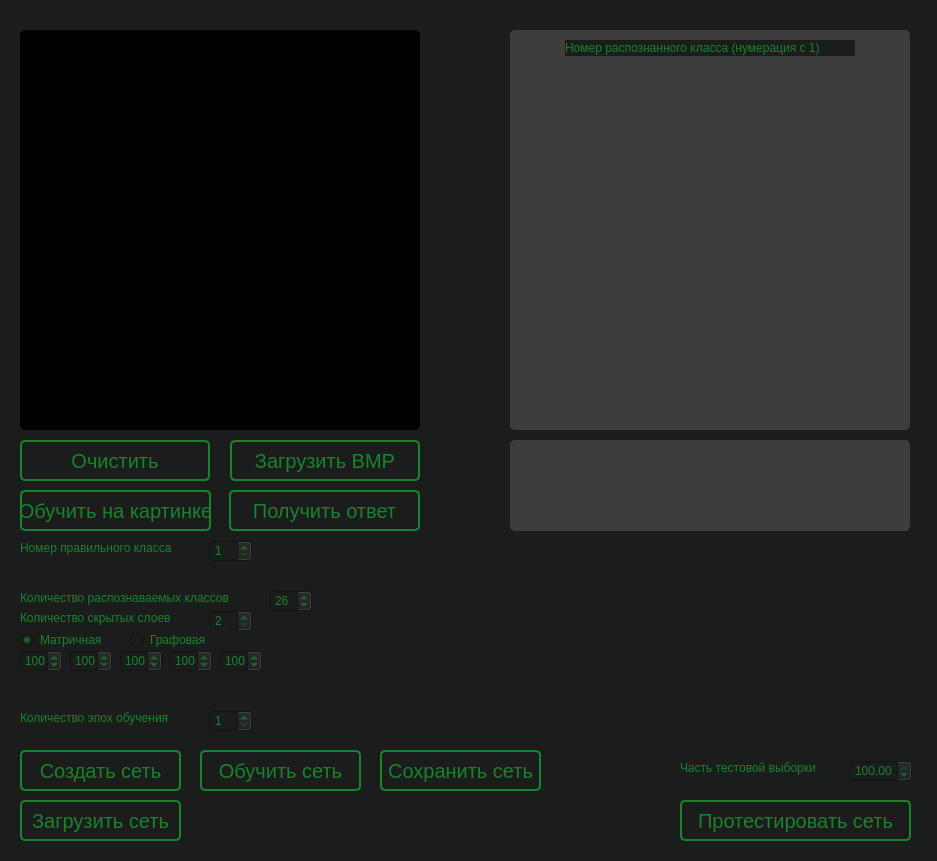
<?xml version="1.0" encoding="UTF-8"?>
<ui version="4.0">
 <class>MainWindow</class>
 <widget class="QMainWindow" name="MainWindow">
  <property name="geometry">
   <rect>
    <x>0</x>
    <y>0</y>
    <width>937</width>
    <height>861</height>
   </rect>
  </property>
  <property name="windowTitle">
   <string>MainWindow</string>
  </property>
  <property name="styleSheet">
   <string notr="true">color:  #19822d;
background-color: #1a1d1b;</string>
  </property>
  <widget class="QWidget" name="centralwidget">
   <widget class="QGraphicsView" name="graphicsView">
    <property name="geometry">
     <rect>
      <x>20</x>
      <y>30</y>
      <width>400</width>
      <height>400</height>
     </rect>
    </property>
    <property name="maximumSize">
     <size>
      <width>500</width>
      <height>500</height>
     </size>
    </property>
    <property name="cursor" stdset="0">
     <cursorShape>CrossCursor</cursorShape>
    </property>
    <property name="styleSheet">
     <string notr="true">background-color: #000;
border-radius: 5px;</string>
    </property>
    <property name="verticalScrollBarPolicy">
     <enum>Qt::ScrollBarAlwaysOff</enum>
    </property>
    <property name="horizontalScrollBarPolicy">
     <enum>Qt::ScrollBarAlwaysOff</enum>
    </property>
   </widget>
   <widget class="QPushButton" name="clear_graphics_view_button">
    <property name="geometry">
     <rect>
      <x>20</x>
      <y>440</y>
      <width>190</width>
      <height>41</height>
     </rect>
    </property>
    <property name="cursor">
     <cursorShape>PointingHandCursor</cursorShape>
    </property>
    <property name="styleSheet">
     <string notr="true">color:  #19822d;
border: 2px solid #19822d;
font-size: 20px;
border-radius: 5px;</string>
    </property>
    <property name="text">
     <string>Очистить</string>
    </property>
   </widget>
   <widget class="QPushButton" name="make_a_guess_button">
    <property name="geometry">
     <rect>
      <x>229</x>
      <y>490</y>
      <width>191</width>
      <height>41</height>
     </rect>
    </property>
    <property name="cursor">
     <cursorShape>PointingHandCursor</cursorShape>
    </property>
    <property name="styleSheet">
     <string notr="true">color:  #19822d;
border: 2px solid #19822d;
font-size: 20px;
border-radius: 5px;</string>
    </property>
    <property name="text">
     <string>Получить ответ</string>
    </property>
   </widget>
   <widget class="QLabel" name="answer">
    <property name="geometry">
     <rect>
      <x>510</x>
      <y>30</y>
      <width>400</width>
      <height>400</height>
     </rect>
    </property>
    <property name="styleSheet">
     <string notr="true">background-color: #3d3d3d;
border-radius: 5px;
font-size: 300px;</string>
    </property>
    <property name="lineWidth">
     <number>1</number>
    </property>
    <property name="text">
     <string/>
    </property>
    <property name="textFormat">
     <enum>Qt::AutoText</enum>
    </property>
    <property name="margin">
     <number>20</number>
    </property>
   </widget>
   <widget class="QPushButton" name="load_network_button">
    <property name="geometry">
     <rect>
      <x>20</x>
      <y>800</y>
      <width>161</width>
      <height>41</height>
     </rect>
    </property>
    <property name="cursor">
     <cursorShape>PointingHandCursor</cursorShape>
    </property>
    <property name="styleSheet">
     <string notr="true">color:  #19822d;
border: 2px solid #19822d;
font-size: 20px;
border-radius: 5px;</string>
    </property>
    <property name="text">
     <string>Загрузить сеть</string>
    </property>
   </widget>
   <widget class="QSpinBox" name="hidden_layers_quantity">
    <property name="geometry">
     <rect>
      <x>210</x>
      <y>610</y>
      <width>42</width>
      <height>22</height>
     </rect>
    </property>
    <property name="minimum">
     <number>2</number>
    </property>
    <property name="maximum">
     <number>5</number>
    </property>
   </widget>
   <widget class="QLabel" name="label_2">
    <property name="geometry">
     <rect>
      <x>20</x>
      <y>610</y>
      <width>171</width>
      <height>16</height>
     </rect>
    </property>
    <property name="text">
     <string>Количество скрытых слоев</string>
    </property>
   </widget>
   <widget class="QSpinBox" name="nq_on_first">
    <property name="geometry">
     <rect>
      <x>20</x>
      <y>650</y>
      <width>42</width>
      <height>22</height>
     </rect>
    </property>
    <property name="minimum">
     <number>1</number>
    </property>
    <property name="maximum">
     <number>1000</number>
    </property>
    <property name="value">
     <number>100</number>
    </property>
   </widget>
   <widget class="QSpinBox" name="nq_on_second">
    <property name="geometry">
     <rect>
      <x>70</x>
      <y>650</y>
      <width>42</width>
      <height>22</height>
     </rect>
    </property>
    <property name="minimum">
     <number>1</number>
    </property>
    <property name="maximum">
     <number>1000</number>
    </property>
    <property name="value">
     <number>100</number>
    </property>
   </widget>
   <widget class="QSpinBox" name="nq_on_third">
    <property name="geometry">
     <rect>
      <x>120</x>
      <y>650</y>
      <width>42</width>
      <height>22</height>
     </rect>
    </property>
    <property name="minimum">
     <number>1</number>
    </property>
    <property name="maximum">
     <number>1000</number>
    </property>
    <property name="value">
     <number>100</number>
    </property>
   </widget>
   <widget class="QSpinBox" name="nq_on_fourth">
    <property name="geometry">
     <rect>
      <x>170</x>
      <y>650</y>
      <width>42</width>
      <height>22</height>
     </rect>
    </property>
    <property name="minimum">
     <number>1</number>
    </property>
    <property name="maximum">
     <number>1000</number>
    </property>
    <property name="value">
     <number>100</number>
    </property>
   </widget>
   <widget class="QSpinBox" name="nq_on_fifth">
    <property name="geometry">
     <rect>
      <x>220</x>
      <y>650</y>
      <width>42</width>
      <height>22</height>
     </rect>
    </property>
    <property name="minimum">
     <number>1</number>
    </property>
    <property name="maximum">
     <number>1000</number>
    </property>
    <property name="value">
     <number>100</number>
    </property>
   </widget>
   <widget class="QPushButton" name="create_network_button">
    <property name="geometry">
     <rect>
      <x>20</x>
      <y>750</y>
      <width>161</width>
      <height>41</height>
     </rect>
    </property>
    <property name="cursor">
     <cursorShape>PointingHandCursor</cursorShape>
    </property>
    <property name="styleSheet">
     <string notr="true">color:  #19822d;
border: 2px solid #19822d;
font-size: 20px;
border-radius: 5px;</string>
    </property>
    <property name="text">
     <string>Создать сеть</string>
    </property>
   </widget>
   <widget class="QRadioButton" name="matrix_network">
    <property name="geometry">
     <rect>
      <x>20</x>
      <y>630</y>
      <width>99</width>
      <height>20</height>
     </rect>
    </property>
    <property name="text">
     <string>Матричная</string>
    </property>
    <property name="checked">
     <bool>true</bool>
    </property>
   </widget>
   <widget class="QRadioButton" name="graph_network">
    <property name="geometry">
     <rect>
      <x>130</x>
      <y>630</y>
      <width>99</width>
      <height>20</height>
     </rect>
    </property>
    <property name="text">
     <string>Графовая</string>
    </property>
   </widget>
   <widget class="QPushButton" name="train_net">
    <property name="geometry">
     <rect>
      <x>200</x>
      <y>750</y>
      <width>161</width>
      <height>41</height>
     </rect>
    </property>
    <property name="cursor">
     <cursorShape>PointingHandCursor</cursorShape>
    </property>
    <property name="styleSheet">
     <string notr="true">color:  #19822d;
border: 2px solid #19822d;
font-size: 20px;
border-radius: 5px;</string>
    </property>
    <property name="text">
     <string>Обучить сеть</string>
    </property>
   </widget>
   <widget class="QPushButton" name="load_bmp">
    <property name="geometry">
     <rect>
      <x>230</x>
      <y>440</y>
      <width>190</width>
      <height>41</height>
     </rect>
    </property>
    <property name="cursor">
     <cursorShape>PointingHandCursor</cursorShape>
    </property>
    <property name="styleSheet">
     <string notr="true">color:  #19822d;
border: 2px solid #19822d;
font-size: 20px;
border-radius: 5px;</string>
    </property>
    <property name="text">
     <string>Загрузить BMP</string>
    </property>
   </widget>
   <widget class="QSpinBox" name="epoch_quantity">
    <property name="geometry">
     <rect>
      <x>210</x>
      <y>710</y>
      <width>42</width>
      <height>22</height>
     </rect>
    </property>
    <property name="minimum">
     <number>1</number>
    </property>
    <property name="maximum">
     <number>1000</number>
    </property>
   </widget>
   <widget class="QLabel" name="label_3">
    <property name="geometry">
     <rect>
      <x>20</x>
      <y>710</y>
      <width>171</width>
      <height>16</height>
     </rect>
    </property>
    <property name="text">
     <string>Количество эпох обучения</string>
    </property>
   </widget>
   <widget class="QDoubleSpinBox" name="part_of_test">
    <property name="geometry">
     <rect>
      <x>850</x>
      <y>760</y>
      <width>62</width>
      <height>22</height>
     </rect>
    </property>
    <property name="maximum">
     <double>100.000000000000000</double>
    </property>
    <property name="singleStep">
     <double>1.000000000000000</double>
    </property>
    <property name="value">
     <double>100.000000000000000</double>
    </property>
   </widget>
   <widget class="QLabel" name="label_4">
    <property name="geometry">
     <rect>
      <x>680</x>
      <y>760</y>
      <width>161</width>
      <height>16</height>
     </rect>
    </property>
    <property name="text">
     <string>Часть тестовой выборки</string>
    </property>
   </widget>
   <widget class="QPushButton" name="test_net">
    <property name="geometry">
     <rect>
      <x>680</x>
      <y>800</y>
      <width>231</width>
      <height>41</height>
     </rect>
    </property>
    <property name="cursor">
     <cursorShape>PointingHandCursor</cursorShape>
    </property>
    <property name="styleSheet">
     <string notr="true">color:  #19822d;
border: 2px solid #19822d;
font-size: 20px;
border-radius: 5px;</string>
    </property>
    <property name="text">
     <string>Протестировать сеть</string>
    </property>
   </widget>
   <widget class="QLabel" name="answer_probability">
    <property name="geometry">
     <rect>
      <x>510</x>
      <y>440</y>
      <width>400</width>
      <height>91</height>
     </rect>
    </property>
    <property name="styleSheet">
     <string notr="true">background-color: #3d3d3d;
border-radius: 5px;
font-size: 30px;</string>
    </property>
    <property name="lineWidth">
     <number>1</number>
    </property>
    <property name="text">
     <string/>
    </property>
    <property name="textFormat">
     <enum>Qt::AutoText</enum>
    </property>
    <property name="margin">
     <number>20</number>
    </property>
   </widget>
   <widget class="QPushButton" name="save_net">
    <property name="geometry">
     <rect>
      <x>380</x>
      <y>750</y>
      <width>161</width>
      <height>41</height>
     </rect>
    </property>
    <property name="cursor">
     <cursorShape>PointingHandCursor</cursorShape>
    </property>
    <property name="styleSheet">
     <string notr="true">color:  #19822d;
border: 2px solid #19822d;
font-size: 20px;
border-radius: 5px;</string>
    </property>
    <property name="text">
     <string>Сохранить сеть</string>
    </property>
   </widget>
   <widget class="QLabel" name="label">
    <property name="geometry">
     <rect>
      <x>565</x>
      <y>40</y>
      <width>290</width>
      <height>16</height>
     </rect>
    </property>
    <property name="text">
     <string>Номер распознанного класса (нумерация с 1)</string>
    </property>
   </widget>
   <widget class="QLabel" name="label_5">
    <property name="geometry">
     <rect>
      <x>20</x>
      <y>590</y>
      <width>241</width>
      <height>16</height>
     </rect>
    </property>
    <property name="text">
     <string>Количество распознаваемых классов</string>
    </property>
   </widget>
   <widget class="QSpinBox" name="output_classes_quantity">
    <property name="geometry">
     <rect>
      <x>270</x>
      <y>590</y>
      <width>42</width>
      <height>22</height>
     </rect>
    </property>
    <property name="minimum">
     <number>1</number>
    </property>
    <property name="maximum">
     <number>100</number>
    </property>
    <property name="value">
     <number>26</number>
    </property>
   </widget>
   <widget class="QPushButton" name="train_on_img">
    <property name="geometry">
     <rect>
      <x>20</x>
      <y>490</y>
      <width>191</width>
      <height>41</height>
     </rect>
    </property>
    <property name="cursor">
     <cursorShape>PointingHandCursor</cursorShape>
    </property>
    <property name="styleSheet">
     <string notr="true">color:  #19822d;
border: 2px solid #19822d;
font-size: 20px;
border-radius: 5px;</string>
    </property>
    <property name="text">
     <string>Обучить на картинке</string>
    </property>
   </widget>
   <widget class="QLabel" name="label_6">
    <property name="geometry">
     <rect>
      <x>20</x>
      <y>540</y>
      <width>181</width>
      <height>16</height>
     </rect>
    </property>
    <property name="text">
     <string>Номер правильного класса</string>
    </property>
   </widget>
   <widget class="QSpinBox" name="right_class_number">
    <property name="geometry">
     <rect>
      <x>210</x>
      <y>540</y>
      <width>42</width>
      <height>22</height>
     </rect>
    </property>
    <property name="minimum">
     <number>1</number>
    </property>
    <property name="maximum">
     <number>100</number>
    </property>
    <property name="value">
     <number>1</number>
    </property>
   </widget>
  </widget>
 </widget>
 <resources/>
 <connections/>
</ui>
